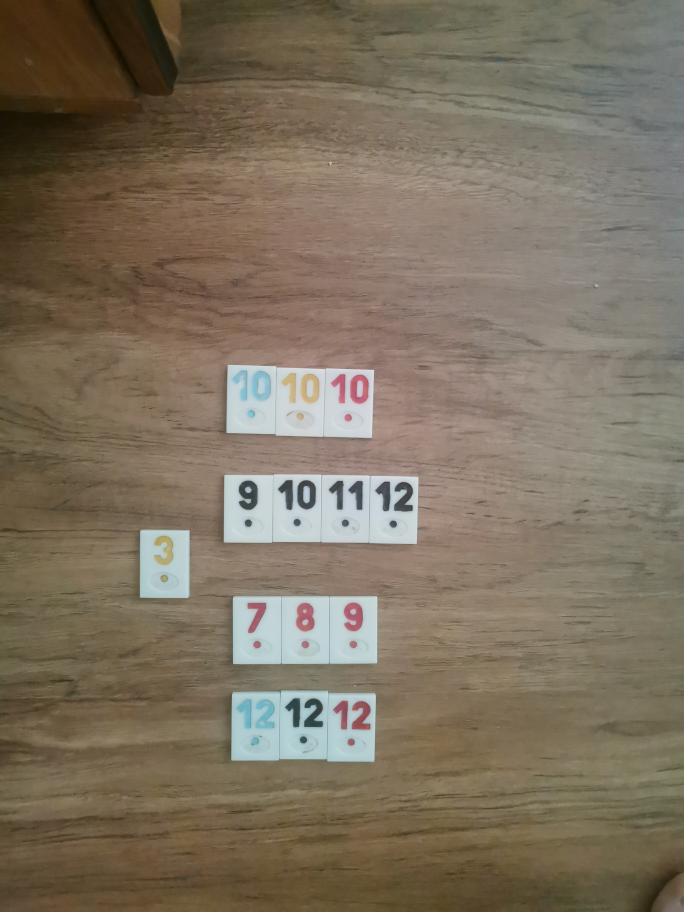
#> input picture MainApp/poze/4bd4a4cf-15e0-4822-ad18-aefb68a9d5f28763224859214459989.jpg, 2736 x 3648 px (shown at 1/4 size)
$ python colours3.py
#> lines starting #> are read from the running program, lines starting #| are printed output that depends on the picture; after the words box and inside, x2 and y2 are one past the last pixel; in counts of white or black regions, pixels touching at a corner belong together
### MainApp/identify_color.py
import cv2
import numpy as np

def identify_color(hsv_image):
    # Define color ranges for red, yellow, blue, and black
    lower_red1 = np.array([0, 100, 100])
    upper_red1 = np.array([10, 255, 255])  # First range for red

    lower_red2 = np.array([160, 100, 100])
    upper_red2 = np.array([180, 255, 255])  # Second range for red

    lower_yellow = np.array([15, 100, 100])
    upper_yellow = np.array([30, 255, 255])

    lower_blue1 = np.array([90, 50, 50])  # First range for blue
    upper_blue1 = np.array([110, 255, 255])

    lower_blue2 = np.array([110, 50, 50])  # Second range for blue
    upper_blue2 = np.array([130, 255, 255])

    lower_black1 = np.array([0, 0, 0])  # First range for black
    upper_black1 = np.array([180, 50, 50])  # Adjusted upper bound for black

    lower_black2 = np.array([0, 0, 30])  # Second range for black
    upper_black2 = np.array([180, 255, 70])  # Adjusted upper bound for black

    # Create masks for each color
    mask_red1 = cv2.inRange(hsv_image, lower_red1, upper_red1)
    mask_red2 = cv2.inRange(hsv_image, lower_red2, upper_red2)
    mask_red = cv2.bitwise_or(mask_red1, mask_red2)
    mask_yellow = cv2.inRange(hsv_image, lower_yellow, upper_yellow)
    mask_blue1 = cv2.inRange(hsv_image, lower_blue1, upper_blue1)
    mask_blue2 = cv2.inRange(hsv_image, lower_blue2, upper_blue2)
    mask_blue = cv2.bitwise_or(mask_blue1, mask_blue2)
    mask_black1 = cv2.inRange(hsv_image, lower_black1, upper_black1)
    mask_black2 = cv2.inRange(hsv_image, lower_black2, upper_black2)
    mask_black = cv2.bitwise_or(mask_black1, mask_black2)

    # Calculate the sum of pixel values in each color's mask
    sum_red = np.sum(mask_red)
    sum_yellow = np.sum(mask_yellow)
    sum_blue = np.sum(mask_blue)
    sum_black = np.sum(mask_black)

    # Classify color based on the maximum sum
    color_mapping = {sum_red: 'Red', sum_yellow: 'Yellow', sum_blue: 'Blue', sum_black: 'Black'}
    max_sum = max(sum_red, sum_yellow, sum_blue, sum_black)

    return color_mapping[max_sum]

# Example usage:
# Assuming you have an HSV image (hsv_image) obtained from cv2.cvtColor() conversion
# color_detected = identify_color(hsv_image)
# print("Detected color:", color_detected)

### colours3.py
import asyncio
import logging
from collections import Counter

import cv2
import numpy as np
import pytesseract
from MainApp.identify_color import identify_color
from MainApp.ocr_with_multiple_psms import ocr_with_multiple_psms

# Configure logging
logging.basicConfig(level=logging.INFO, format='%(message)s')
logger = logging.getLogger()
# Set tesseract path
pytesseract.pytesseract.tesseract_cmd = r'C:\Program Files\Tesseract-OCR\tesseract.exe'


def get_contour_height(contour):
    # Get the bounding rectangle of the contour
    x, y, w, h = cv2.boundingRect(contour)
    return h  # Return the height of the bounding rectangle


def group_contours_by_height(contours, tolerance):
    # Sort contours by height
    contours_sorted = sorted(contours, key=get_contour_height)

    grouped_contours = []
    current_group = []

    # Group contours by height
    for contour in contours_sorted:
        if not current_group or abs(get_contour_height(contour) - get_contour_height(current_group[0])) <= tolerance:
            current_group.append(contour)
        else:
            grouped_contours.append(current_group)
            current_group = [contour]

    if current_group:
        grouped_contours.append(current_group)

    # Return the group with the most contours
    return max(grouped_contours, key=len, default=[])

def adjust_gamma(image, gamma=1.0):
    inv_gamma = 1.0 / gamma
    table = np.array([((i / 255.0) ** inv_gamma) * 255 for i in np.arange(256)]).astype("uint8")

    return cv2.LUT(image, table)

# Define a function to draw rectangles on the original image
def draw_rectangles(image, rectangles):
    for rect in rectangles:
        x, y, w, h =  cv2.boundingRect(rect)
        cv2.rectangle(image, (x, y), (x + w, y + h), (0, 255, 0), 2)

def find_color(original_roi):
    hsv_roi = cv2.cvtColor(original_roi, cv2.COLOR_BGR2HSV)
    color = identify_color(hsv_roi)
    return color

async def process_divisions_async(rectangular_contours, original_image, median_adaptive, numbers_at_positions, logger):
    current_run_numbers_and_colors = []
    smallest_contour = min(rectangular_contours, key=cv2.contourArea)
    x_smallest, y_smallest, w_smallest, h_smallest = cv2.boundingRect(smallest_contour)
    i = 0

    while i < len(rectangular_contours):
        approx = rectangular_contours[i]
        x, y, w, h = cv2.boundingRect(approx)
        divisions = round(w / w_smallest)
        if divisions < 1:
            divisions = 1

        j = 0
        while j < divisions:
            x_divided = int(x + (j * w_smallest))
            w_divided = int(w / divisions)

            # Region of interest (ROI) for thresholded and original images
            thresh_roi = median_adaptive[y:y + int(h // 1.5), x_divided:x_divided + w_divided]
            thresh_roi = cv2.resize(thresh_roi, (300, 300))
            kernel = np.ones((3, 3), np.uint8)
            thresh_roi = cv2.dilate(thresh_roi, kernel)

            original_roi = original_image[y:y + int(h // 1.5), x_divided:x_divided + w_divided]
            # Determine the predominant color across different gamma corrections
            color = find_color(original_roi)
            # Apply OCR to the division
            psms_to_try = [6, 7, 8, 9, 10]
            text_blurred_task = asyncio.create_task(ocr_with_multiple_psms(thresh_roi, psms_to_try))
            text_blurred = await text_blurred_task

            if text_blurred.strip().isdigit() and 1 <= int(text_blurred) <= 13:
                number = int(text_blurred)
            else:
                number = "Jolly"

            # Append the number and predominant color pair to the list
            current_run_numbers_and_colors.append([number,color])
            j += 1

        i += 1

    # Append current run numbers and colors to the tracking list
    numbers_at_positions.append(current_run_numbers_and_colors)
    #logger.info(current_run_numbers_and_colors)
# Function to find rectangular contours with a fixed threshold
async def find_rectangular_contours_with_fixed_threshold(image, target_num_rectangles):
    gray = cv2.cvtColor(image, cv2.COLOR_BGR2GRAY)
    numbers_at_positions = []  # List to keep track of numbers found at each position
    tasks = []
    thresh_max_value = 255
    continue_count = 0  # Counter to track the number of additional iterations
    for thresh_value in range(120, thresh_max_value, 1):
        if continue_count > 0:
            continue_count -= 1
            if continue_count == 0:
                break  # Stop the loop after 10 additional iterations
        _, thresh = cv2.threshold(gray, thresh_value, 255, cv2.THRESH_BINARY)
        logger.info(f'Currently at : {thresh_value}')
        median = cv2.medianBlur(thresh, 7)
        contours, _ = cv2.findContours(median, cv2.RETR_LIST, cv2.CHAIN_APPROX_TC89_KCOS)

        filtered_contours = [cnt for cnt in contours if
                             5000 < cv2.contourArea(cnt) < (image.shape[1] * image.shape[0]) / 2]

        rectangular_contours = []
        heights = []
        for cnt in filtered_contours:
            epsilon = 0.02 * cv2.arcLength(cnt, True)
            approx = cv2.approxPolyDP(cnt, epsilon, True)
            if len(approx) == 4:  # Ensure the contour is rectangular
                x, y, w, h = cv2.boundingRect(approx)
                heights.append(h)
                rectangular_contours.append(cnt)
        rectangular_contours = group_contours_by_height(rectangular_contours, 200)

        # Sort rectangular contours based on area and select the top 10
        if len(rectangular_contours) != target_num_rectangles:
            continue  # Skip to the next threshold if the count doesn't match the target
        # Check if all heights are approximately the same
        height_threshold = 200  # You can adjust this threshold as needed
        if max(heights) - min(heights) >= height_threshold:
            logger.error("Rectangles do not have approximately the same height.")
            continue
        else:
            draw_rectangles(image, rectangular_contours)
            cv2.imshow("Image with rectangles", image)
            cv2.waitKey(0)
            continue_count = 1
            for thresh_adaptive_parameter in range(11, 121, 20):
                thresh_adaptive = cv2.adaptiveThreshold(gray, 255, cv2.ADAPTIVE_THRESH_MEAN_C,
                                                        cv2.THRESH_BINARY, thresh_adaptive_parameter, 2)
                blurred_adaptive = cv2.GaussianBlur(thresh_adaptive, (3, 3), 0)
                median_adaptive = cv2.medianBlur(blurred_adaptive, 3)
                tasks.append(asyncio.create_task(
                    process_divisions_async(rectangular_contours, image, median_adaptive,
                                            numbers_at_positions, logger)))

    # Wait for all tasks to complete
    await asyncio.gather(*tasks)
    # Filter out current_run_numbers that are longer or shorter than the mode length
    if numbers_at_positions:
        lengths = [len(numbers) for numbers in numbers_at_positions]
        mode_length = Counter(lengths).most_common(1)[0][0]
        filtered_numbers_at_positions = [numbers for numbers in numbers_at_positions if len(numbers) == mode_length]

        # Determine the most predominant pair of number and color at each position
        positions_length = max(len(numbers) for numbers in filtered_numbers_at_positions)
        predominant_pairs = []

        for position in range(positions_length):
            pair_count_dict = {}

            for numbers in filtered_numbers_at_positions:
                if position < len(numbers):
                    pair = tuple(numbers[position])  # (number, color) as a tuple
                    if pair[0] != "Jolly":  # Exclude pairs with "Jolly" in the number section
                        if pair in pair_count_dict:
                            pair_count_dict[pair] += 1
                        else:
                            pair_count_dict[pair] = 1

            if pair_count_dict:
                predominant_pair = max(pair_count_dict, key=pair_count_dict.get)
                predominant_pairs.append(predominant_pair)
            else:
                predominant_pairs.append(("Jolly", None))  # Default pair if no valid pairs found

        return predominant_pairs


# Load the image
#merge pentru remiacsaV2_3,4 pt V2_5 vede Jolly in loc de 5 si 3 si remipebune cu height tolerance 100 px
image_path = 'MainApp/poze/4bd4a4cf-15e0-4822-ad18-aefb68a9d5f28763224859214459989.jpg'
image = cv2.imread(image_path)
#> image is the input picture: shape (3648, 2736, 3); mean B, G, R 95.1, 113, 125.1
image = cv2.resize(image, (1980, 1080))
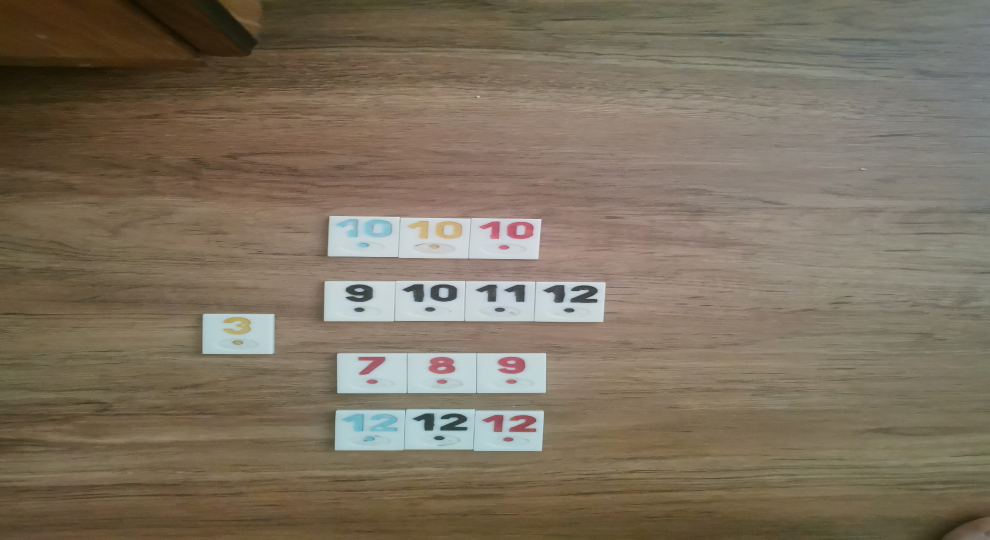
#> image: shape (1080, 1980, 3) (shown at 1/2 size); mean B, G, R 95, 112.9, 124.9
target_num_rectangles = 5# You can adjust this value

# Run the main function
loop = asyncio.get_event_loop()
result = loop.run_until_complete(find_rectangular_contours_with_fixed_threshold(image, target_num_rectangles))
#> after the loop in draw_rectangles, `for rect in rectangles:`:
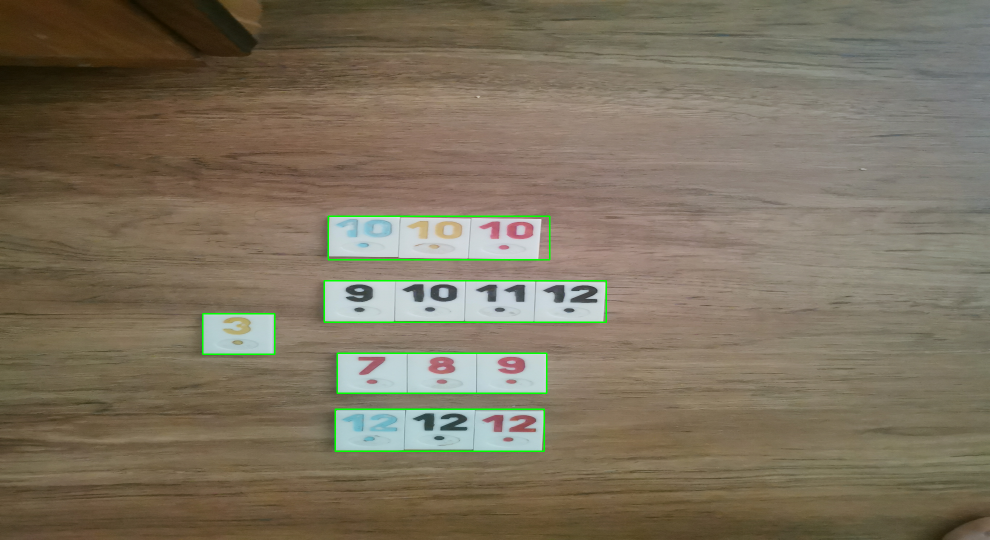
#> image: shape (1080, 1980, 3) (shown at 1/2 size); 0.67% of pixels changed, all inside (x1, y1, x2, y2) = (404, 431, 1214, 904)
#> (key Esc is pressed here)
#> in find_color, `hsv_roi = cv2.cvtColor(original_roi, cv2.COLOR_BGR2HSV)`: hsv_roi: shape (53, 139, 3); mean H, S, V 103.4, 46.9, 205.8
#> in find_color, `hsv_roi = cv2.cvtColor(original_roi, cv2.COLOR_BGR2HSV)`:
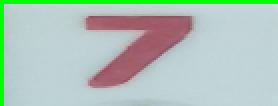
#> original_roi: shape (53, 139, 3) (shown 2 times larger); mean of channels 0, 1, 2 185.9, 195, 176; drawn as B, G, R
#> in identify_color, `mask_red1 = cv2.inRange(hsv_image, lower_red1, upper_red1)`: mask_red1: shape (53, 139); every value is 0
#> in identify_color, `mask_red2 = cv2.inRange(hsv_image, lower_red2, upper_red2)`:
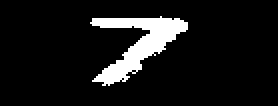
#> mask_red2: shape (53, 139) (shown 2 times larger); 9.1% white; 1 white region, box (x1, y1, x2, y2) and area: (45, 8, 94, 43) 669
#> in identify_color, `sum_red = np.sum(mask_red)`: sum_red = 170595
#> in identify_color, `sum_yellow = np.sum(mask_yellow)`: sum_yellow = 0
#> in identify_color, `color_mapping = {sum_red: 'Red', sum_yellow: 'Yellow', sum_blue: 'Blue..`: color_mapping = {170595: 'Red', 0: 'Black'}
#> in identify_color, `max_sum = max(sum_red, sum_yellow, sum_blue, sum_black)`: max_sum = 170595
#> in find_color, `color = identify_color(hsv_roi)`: color = 'Red'
#> (the run stopped early here; a loop or call above may not have finished)
